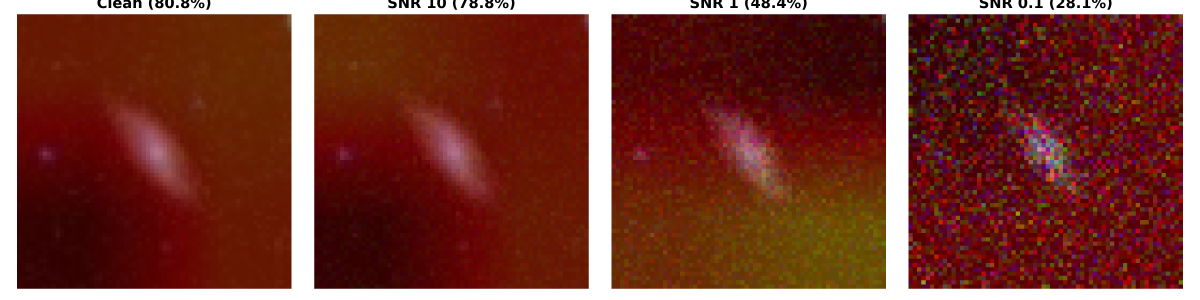
#> input picture gradcam_collapse_proof.png, 4800 x 1200 px (shown at 1/4 size)
$ python -i preprocess.py   (imports and definitions only)
#> lines starting #> are read from the running program, lines starting #| are printed output that depends on the picture
import os
import pandas as pd
import cv2
import numpy as np
import random
from tqdm import tqdm

# --- Configuration ---
RAW_IMG_DIR = '../data/raw_images'
CSV_PATH = '../data/training_solutions_rev1.csv'
PROCESSED_DIR = '../data/processed_images'

CLASSES = ['Elliptical', 'Spiral', 'Irregular']
# [5 lines not run here, left out]
# [1 line that did not run here, left out]

THRESHOLD = 0.80
IRREGULAR_THRESHOLD = 0.60

# [1 line that did not run here, left out]
# [1 line that did not run here, left out]
# [1 line that did not run here, left out]

TARGET_COUNT = 2000

# [2 lines not run here, left out]

# --- 2. Image Processing & Augmentation Engine ---
def augment_image(img):
    """Applies a random valid astronomical transformation"""
    transform = random.choice(['orig', 'flip_h', 'flip_v', 'rot_90', 'rot_180', 'rot_270'])
    if transform == 'flip_h': return cv2.flip(img, 1)
    elif transform == 'flip_v': return cv2.flip(img, 0)
    elif transform == 'rot_90': return cv2.rotate(img, cv2.ROTATE_90_CLOCKWISE)
    elif transform == 'rot_180': return cv2.rotate(img, cv2.ROTATE_180)
    elif transform == 'rot_270': return cv2.rotate(img, cv2.ROTATE_90_COUNTERCLOCKWISE)
    return img

def process_and_save(galaxy_ids, class_name, target_count):
    saved_count = 0
    pbar = tqdm(total=target_count, desc=f"Processing {class_name}")

    while saved_count < target_count:
        for gal_id in galaxy_ids:
            if saved_count >= target_count:
                break

            img_path = os.path.join(RAW_IMG_DIR, f"{gal_id}.jpg")
            if not os.path.exists(img_path):
                continue

            img = cv2.imread(img_path)

            # 1. Wider Center Crop (300x300) to capture spiral arms
            center_x, center_y = 212, 212
            crop_size = 150
            cropped_img = img[center_y-crop_size : center_y+crop_size, center_x-crop_size : center_x+crop_size]

            # 2. Anti-aliasing blur to prevent harsh pixelation
            blurred_img = cv2.GaussianBlur(cropped_img, (3, 3), 0)

            # 3. Resize to 64x64
            resized_img = cv2.resize(blurred_img, (64, 64), interpolation=cv2.INTER_AREA)

            if saved_count >= len(galaxy_ids):
                resized_img = augment_image(resized_img)

            # 4. Save as lossless PNG instead of JPG
            save_path = os.path.join(PROCESSED_DIR, class_name, f"{gal_id}_aug_{saved_count}.png")
            cv2.imwrite(save_path, resized_img)

            saved_count += 1
            pbar.update(1)

    pbar.close()

# --- 3. Execution ---
# [5 lines not run here, left out]

>>> import cv2
>>> picture = cv2.imread('../gradcam_collapse_proof.png')
#> picture is the input picture: shape (1200, 4800, 3); mean B, G, R 49.1, 59.8, 121
>>> result = augment_image(picture)
#> in augment_image, `elif transform == 'rot_90': return cv2.rotate(img, cv2.ROTATE_90_CLOCK..`:
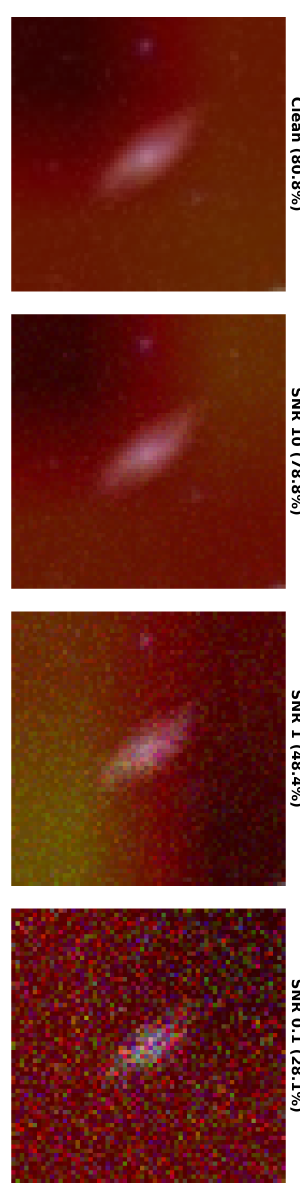
#> returned value: shape (4800, 1200, 3) (shown at 1/4 size); mean of channels 0, 1, 2 49.1, 59.8, 121; drawn as B, G, R
